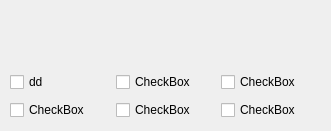
<?xml version="1.0" encoding="UTF-8"?>
<ui version="4.0">
 <class>Form</class>
 <widget class="QWidget" name="Form">
  <property name="geometry">
   <rect>
    <x>0</x>
    <y>0</y>
    <width>331</width>
    <height>131</height>
   </rect>
  </property>
  <property name="windowTitle">
   <string>Form</string>
  </property>
  <widget class="QWidget" name="">
   <property name="geometry">
    <rect>
     <x>10</x>
     <y>70</y>
     <width>311</width>
     <height>52</height>
    </rect>
   </property>
   <layout class="QGridLayout" name="gridLayout">
    <item row="0" column="0">
     <widget class="QCheckBox" name="checkBox">
      <property name="text">
       <string>dd</string>
      </property>
     </widget>
    </item>
    <item row="0" column="1">
     <widget class="QCheckBox" name="checkBox_2">
      <property name="text">
       <string>CheckBox</string>
      </property>
     </widget>
    </item>
    <item row="0" column="2">
     <widget class="QCheckBox" name="checkBox_4">
      <property name="text">
       <string>CheckBox</string>
      </property>
     </widget>
    </item>
    <item row="1" column="0">
     <widget class="QCheckBox" name="checkBox_3">
      <property name="text">
       <string>CheckBox</string>
      </property>
     </widget>
    </item>
    <item row="1" column="1">
     <widget class="QCheckBox" name="checkBox_5">
      <property name="text">
       <string>CheckBox</string>
      </property>
     </widget>
    </item>
    <item row="1" column="2">
     <widget class="QCheckBox" name="checkBox_6">
      <property name="text">
       <string>CheckBox</string>
      </property>
     </widget>
    </item>
   </layout>
  </widget>
 </widget>
 <resources/>
 <connections/>
</ui>
